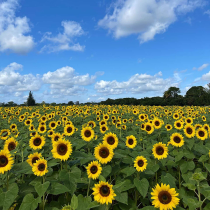
#> input picture images/the_berry_farms_sunflower_field.jpeg, 210 x 210 px, shrunk from 1440 x 1440 before the run
$ python question1.py
#> lines starting #> are read from the running program, lines starting #| are printed output that depends on the picture; after the words box and inside, x2 and y2 are one past the last pixel; in counts of white or black regions, pixels touching at a corner belong together
import cv2 as cv
import numpy as np
import matplotlib.pyplot as plt

# Read the image
im = cv.imread('images/the_berry_farms_sunflower_field.jpeg', cv.IMREAD_REDUCED_COLOR_4)
#> im is the input picture: shape (210, 210, 3); mean B, G, R 119.8, 125.3, 100.4
gray_image = cv.cvtColor(im, cv.COLOR_BGR2GRAY)
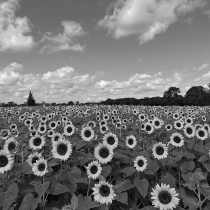
#> gray_image: shape (210, 210); min 5, max 251, mean 117.2

# Parameters
min_sigma = 2  # Minimum sigma for Gaussian
max_sigma = 10  # Maximum sigma
num_scales = 10  # Number of scales (i.e., different sigma values)
threshold = 0.03  # Threshold to filter weak responses

# Generate scale space for blob detection
scale_space = np.zeros((gray_image.shape[0], gray_image.shape[1], num_scales))

sigma_values = np.linspace(min_sigma, max_sigma, num_scales)

for i, sigma in enumerate(sigma_values):
    # Apply Gaussian Blur to smooth the image at this scale
    smoothed_image = cv.GaussianBlur(gray_image, (0, 0), sigma)

    # Compute Laplacian (second derivative)
    laplacian = cv.Laplacian(smoothed_image, cv.CV_64F)

    # Store the response squared (LoG response), as we are interested in extrema
    scale_space[:, :, i] = (sigma ** 2) * laplacian
#> this loop made 10 passes
#> pass 1, `smoothed_image = cv.GaussianBlur(gray_image, (0, 0), sigma)`:
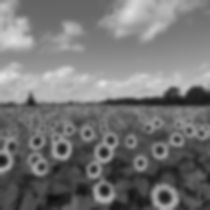
#> smoothed_image: shape (210, 210); min 15, max 225, mean 117.2
#> pass 1, `laplacian = cv.Laplacian(smoothed_image, cv.CV_64F)`:
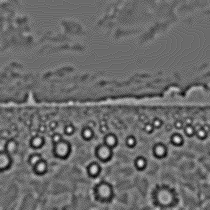
#> laplacian: shape (210, 210) float64; min -19, max 26, mean 0; drawn with min black and max white
#> after the loop:
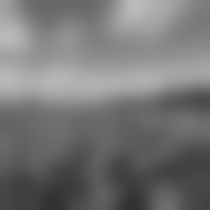
#> smoothed_image: shape (210, 210); min 48, max 187, mean 117.2

# Find maxima in the scale space
blobs = np.zeros_like(gray_image)
for i in range(1, num_scales - 1):
    maxima = (scale_space[:, :, i] > scale_space[:, :, i - 1]) & (scale_space[:, :, i] > scale_space[:, :, i + 1])
    maxima = maxima & (scale_space[:, :, i] > threshold)
    blobs = np.logical_or(blobs, maxima)
#> this loop made 8 passes
#> pass 1, `maxima = (scale_space[:, :, i] > scale_space[:, :, i - 1]) & (scale_sp..`:
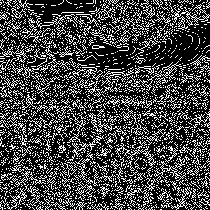
#> maxima: shape (210, 210) bool; 27% white in thin lines or dots
#> after the loop:
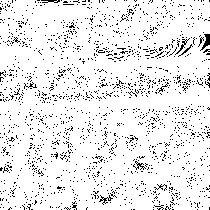
#> blobs: shape (210, 210) bool; 92% white; black in thin lines or dots
#> after the loop:
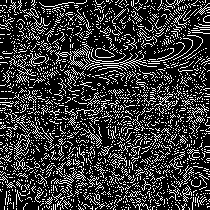
#> maxima: shape (210, 210) bool; 21.8% white in thin lines or dots

# Detect blobs by non-maximum suppression
blobs = blobs.astype(np.uint8)

# Extract coordinates and radii of detected blobs (circles)
contours, _ = cv.findContours(blobs, cv.RETR_EXTERNAL, cv.CHAIN_APPROX_SIMPLE)
#> contours = 1 contour; box (x1, y1, x2, y2) and area: (0, 0, 210, 210) 43323
largest_circles = []
for contour in contours:
    (x, y), radius = cv.minEnclosingCircle(contour)
    largest_circles.append((int(x), int(y), int(radius)))
#> this loop made 1 pass
#> (x, y, radius) on pass 1: (104, 104.5, 147.4)
#> after the loop, largest_circles = [(104, 104, 147)]

# Sort the circles by radius and pick the largest ones
largest_circles = sorted(largest_circles, key=lambda x: x[2], reverse=True)

# Draw the largest circles
for circle in largest_circles[:8]:  # Top 5 largest circles
    cv.circle(im, (circle[0], circle[1]), circle[2], (0, 255, 0), 2)
#> this loop made 1 pass
#> im: shape (210, 210, 3); 0.09% of pixels changed, all inside (x1, y1, x2, y2) = (0, 0, 210, 210)

# Display the image with circles
plt.imshow(cv.cvtColor(im, cv.COLOR_BGR2RGB))
plt.title('Detected Circles')
plt.axis('off')
plt.show()

# Report the largest circles and σ values used
print("Largest Circles (x, y, radius):")
for circle in largest_circles[:8]:
    print(f"Circle at (x={circle[0]}, y={circle[1]}) with radius={circle[2]} pixels")

print(f"Range of sigma values used: {min_sigma} to {max_sigma}")

$ run again, with images/005.jpg copied over images/the_berry_farms_sunflower_field.jpeg
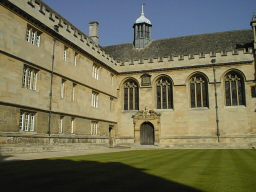
#> input picture images/005.jpg, 256 x 192 px
#> im is the input picture: shape (192, 256, 3); mean B, G, R 84.4, 109.4, 111.6
#> after the loop `for i in range(1, num_scales - 1):`:
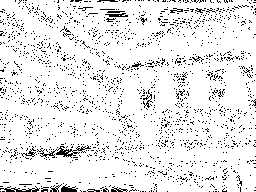
#> blobs: shape (192, 256) bool; 91.4% white; black in thin lines or dots
#> after the loop `for i in range(1, num_scales - 1):`:
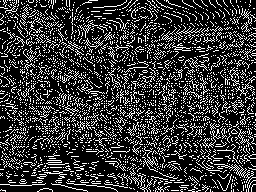
#> maxima: shape (192, 256) bool; 21.5% white in thin lines or dots
#> contours = 3 contours, 2 with area under 20; largest, box (x1, y1, x2, y2) and area: (0, 0, 256, 192) 48087
#> the loop `for contour in contours:` made 3 passes
#> (x, y, radius) on passes 2 to 3: (164, 0, 0.0001), (127.5, 95.5, 159.3)
#> after the loop `for contour in contours:`: largest_circles = [(45, 191, 1), (164, 0, 0), (127, 95, 159)]
#> `largest_circles = sorted(largest_circles, key=lambda x: x[2], reverse=..`: largest_circles = [(127, 95, 159), (45, 191, 1), (164, 0, 0)]
#> the loop `for circle in largest_circles[:8]:` made 3 passes
